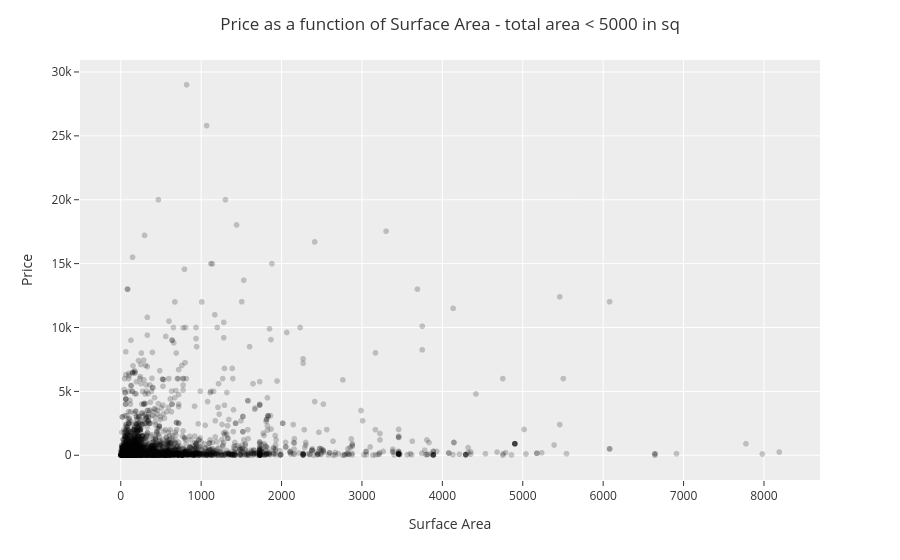

The code cell stored with this chart in its notebook:
### Code cell
# Get the columns I care about
my_columns = ['Surface','price']
DF_model2 = DF[my_columns]

# Do some preprocessing - drop NA and make the Surface variable a float
DF_model2.dropna(inplace=True)
DF_model2['Surface'] = DF_model2['Surface'].apply(lambda x: float(x))

# Mask the data for surface area less than 10,000
mask = DF_model2['Surface'] <= 10_000
DF_model2 = DF_model2[mask]

# Make a Scatter plot
fig = px.scatter(DF_model2,
                 x='Surface',
                 y='price',
                 color_discrete_sequence=['black'],
                 opacity=0.2)

fig.update_layout(template="ggplot2",
                  title='Price as a function of Surface Area - total area < 5000 in sq',
                  title_x=0.5,
                  xaxis_title='Surface Area',
                  yaxis_title='Price')


fig.show()

# Create the X and y variables for Linear Regression
X = DF_model2['Surface'].values.reshape(-1,1)
y = DF_model2['price'].values

# Create linear regression object - a random straight line
LM = LinearRegression()
# Train the model using the data
LM.fit(X, y)

# The score from my model
print('Model Score:')
print(LM.score(X,y))

### Figure 1 — Plotly figure (JSON) as saved in the notebook; plotly's stock layout.template omitted (floating-point values rounded to 4 significant figures; data arrays with more than 128 entries replaced by an {"elided": "..."} marker saying what was removed)
{"data": [{"hovertemplate": "Surface=%{x}<br>price=%{y}<extra></extra>", "legendgroup": "", "marker": {"color": "black", "opacity": 0.2, "symbol": "circle"}, "mode": "markers", "name": "", "showlegend": false, "type": "scattergl", "x": {"elided": "3211 float values"}, "xaxis": "x", "y": {"elided": "3211 float values"}, "yaxis": "y"}], "layout": {"legend": {"tracegroupgap": 0}, "margin": {"t": 60}, "title": {"text": "Price as a function of Surface Area - total area < 5000 in sq", "x": 0.5}, "xaxis": {"anchor": "y", "domain": [0, 1], "title": {"text": "Surface Area"}}, "yaxis": {"anchor": "x", "domain": [0, 1], "title": {"text": "Price"}}}}
